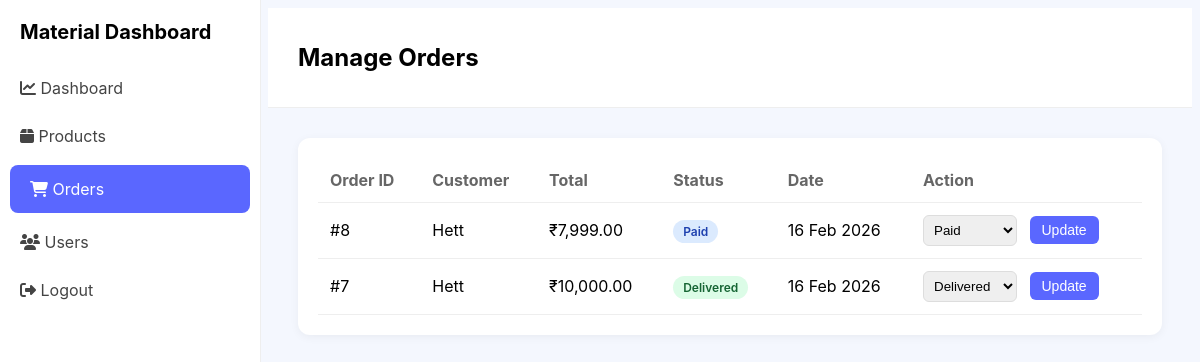
The app's page /admin/orders.php (signed in) with its own data.
### tables this page shows
CREATE TABLE `orders` (
  `id` int(11) NOT NULL,
  `user_id` int(11) DEFAULT NULL,
  `total` decimal(10,2) DEFAULT NULL,
  `status` enum('pending','paid','shipped','delivered') DEFAULT 'pending',
  `address` varchar(500) NOT NULL,
  `created_at` timestamp NOT NULL DEFAULT current_timestamp()
);

CREATE TABLE `users` (
  `id` int(11) NOT NULL,
  `name` varchar(100) DEFAULT NULL,
  `email` varchar(100) DEFAULT NULL,
  `password` varchar(255) DEFAULT NULL,
  `role` enum('customer','admin') DEFAULT 'customer',
  `created_at` timestamp NOT NULL DEFAULT current_timestamp(),
  `status` enum('active','blocked') DEFAULT 'active'
);

### admin/orders.php (the view, shortened to what this page needs)
<?php
include("../config/db.php");
$result = $conn->query("
SELECT o.*, u.name
FROM orders o
JOIN users u ON o.user_id = u.id
ORDER BY o.created_at DESC
");
?>
<!DOCTYPE html>
<html lang="en">
<head>
    <link rel="stylesheet" href="style/assets/css/index.css">
    <link rel="stylesheet"
        href="https://cdnjs.cloudflare.com/ajax/libs/font-awesome/6.5.0/css/all.min.css">
</head>
<body>
    <div class="sidebar">
        <div class="logo">
            Material Dashboard
        </div>
        <a href="dashboard.php">
            <i class="fa fa-chart-line"></i> Dashboard
        </a>
        <a href="products.php">
            <i class="fa fa-box"></i> Products
        </a>
        <a href="orders.php" class="active">
            <i class="fa fa-shopping-cart"></i> Orders
        </a>
        <a href="users.php">
            <i class="fa fa-users"></i> Users
        </a>
        <a href="../auth/logout.php">
            <i class="fa fa-sign-out-alt"></i> Logout
        </a>
    </div>
    <div class="main">
        <div class="header">
            <h2>Manage Orders</h2>
        </div>
        <div style="padding:30px;">
            <div class="card">
                <table class="table">
                    <thead>
                        <tr>
                            <th>Order ID</th>
                            <th>Customer</th>
                            <th>Total</th>
                            <th>Status</th>
                            <th>Date</th>
                            <th>Action</th>
                        </tr>
                    </thead>
                    <tbody>
                        <?php while ($order = $result->fetch_assoc()): ?>
                            <tr>
                                <td>#<?= $order['id'] ?></td>
                                <td><?= htmlspecialchars($order['name']) ?></td>
                                <td>₹<?= number_format($order['total'], 2) ?></td>
                                <td>
                                    <span class="status <?= strtolower($order['status']) ?>">
                                        <?= ucfirst($order['status']) ?>
                                    </span>
                                </td>
                                <td><?= date("d M Y", strtotime($order['created_at'])) ?></td>
                                <td>
                                    <form action="update_order_status.php" method="POST">
                                        <select name="status">
                                            <option value="paid"
                                                <?= $order['status'] == "paid" ? 'selected' : '' ?>>
                                                Paid
                                            </option>
                                            <option value="delivered"
                                                <?= $order['status'] == "delivered" ? 'selected' : '' ?>>
                                                Delivered
                                            </option>
                                        </select>
                                        <button type="submit"
                                            class="btn btn-update">
                                            Update
                                        </button>
                                    </form>
                                </td>
                            </tr>
                        <?php endwhile; ?>
                    </tbody>
                </table>
            </div>
        </div>
    </div>
</body>
</html>

### admin/orders.php (style rules this page uses)
body { background: #f4f7fe; font-family: Inter, sans-serif; }
.sidebar { width: 260px; background: #fff; height: 100vh; position: fixed; left: 0; top: 0; border-right: 1px solid #eee; }
.sidebar .logo { font-size: 20px; font-weight: 700; padding: 20px; }
.sidebar a { display: block; padding: 14px 20px; color: #444; text-decoration: none; }
.sidebar a.active { background: #5a67ff; color: #fff; border-radius: 8px; margin: 5px 10px; }
.main { margin-left: 260px; }
.header { background: #fff; padding: 15px 30px; border-bottom: 1px solid #eee; display: flex; justify-content: space-between; align-items: center; }
.card { background: #fff; padding: 20px; border-radius: 12px; box-shadow: 0 2px 10px rgba(0, 0, 0, 0.05); }
.table { width: 100%; border-collapse: collapse; }
.table th { text-align: left; padding: 12px; border-bottom: 1px solid #eee; color: #666; }
.table td { padding: 12px; border-bottom: 1px solid #eee; }
.btn { padding: 6px 12px; border-radius: 6px; color: #fff; text-decoration: none; font-size: 14px; border: none; cursor: pointer; }
.btn-update { background: #5a67ff; margin-left: 8px; }
select { padding: 6px; border-radius: 6px; border: 1px solid #ddd; }
.status { padding: 4px 10px; border-radius: 20px; font-size: 12px; font-weight: 600; }
.status.paid { background: #dbeafe; color: #1e40af; }
.status.delivered { background: #dcfce7; color: #166534; }

### records on screen
orders: id "8", user.name "Hett", total "7,999.00", status "Paid", created_at "16 Feb 2026"
orders: id "7", user.name "Hett", total "10,000.00", status "Delivered", created_at "16 Feb 2026"
